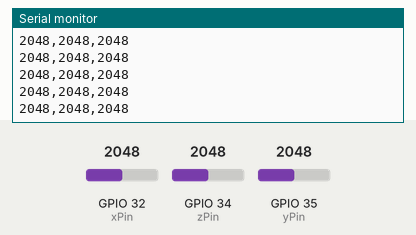
Recording of a sketch running on a simulated ESP32. On the bench: the last lines printed to the serial monitor. Inputs (shaded band) come from the test bench; at power-on: GPIO 32 (xPin) = 2048, GPIO 34 (zPin) = 2048, GPIO 35 (yPin) = 2048 (analog values on the 0–4095 scale).

Above: at 1.2 s.
1.3 s: GPIO 32 (xPin) set to 2866
At 2.1 s:
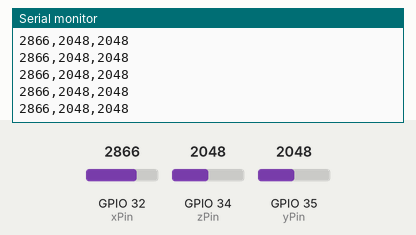
2.8 s: GPIO 34 (zPin) set to 2866
At 3.9 s:
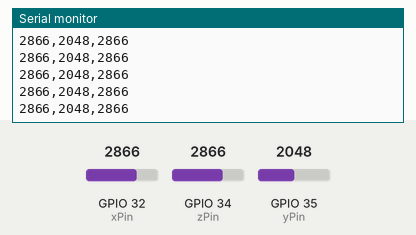
4.3 s: GPIO 35 (yPin) set to 2866
At 5.4 s:
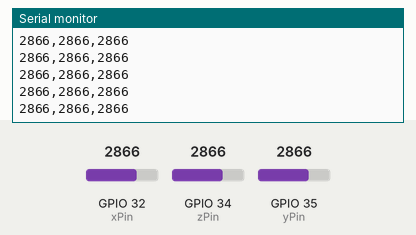
5.8 s: GPIO 32 (xPin) set to 3603
At 6.4 s:
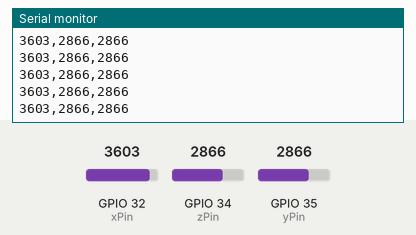
7.3 s: GPIO 34 (zPin) set to 3603
At 8.4 s:
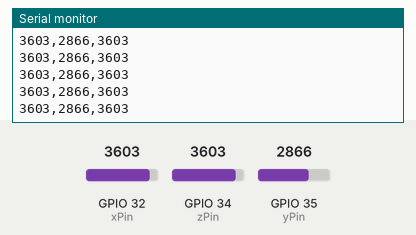
8.8 s: GPIO 35 (yPin) set to 3603
At 9.6 s:
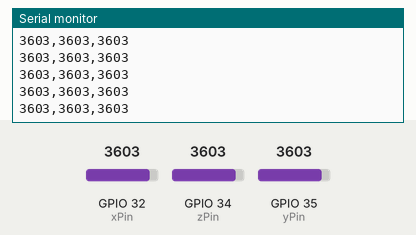
Timing chart, 0 to 11.3 s (numbered marks = the images above; inputs shaded):
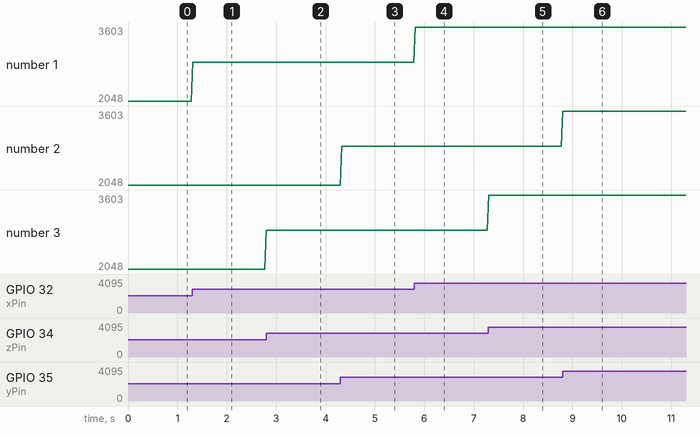

The sketch:

esp32_gyro.ino
```cpp
// GY-61 (ADXL335) to Python 3D Bridge
const int xPin = 32;
const int yPin = 35;
const int zPin = 34;

void setup() {
  Serial.begin(115200);
  analogReadResolution(12); // ESP32 0-4095 range
}

void loop() {
  int x = analogRead(xPin);
  int y = analogRead(yPin);
  int z = analogRead(zPin);

  // Send as: X,Y,Z
  Serial.print(x);
  Serial.print(",");
  Serial.print(y);
  Serial.print(",");
  Serial.println(z);

  delay(30); // 50Hz update rate for smooth animation
}
```

Measured:
- after the input at 1.3 s, the serial monitor: prints a new line at once (image 1)
- after the input at 2.8 s, the serial monitor: prints a new line at once (image 2)
- after the input at 4.3 s, the serial monitor: prints a new line at once (image 3)
- after the input at 5.8 s, the serial monitor: prints a new line at once (image 4)
- after the input at 7.3 s, the serial monitor: prints a new line at once (image 5)
- after the input at 8.8 s, the serial monitor: prints a new line at once (image 6)
- plotted number 1: 2048 → 2866 after the input at 1.3 s, 2866 → 3603 after the input at 5.8 s
